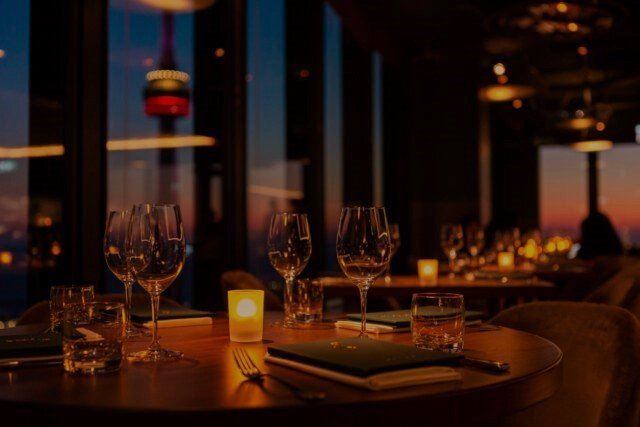
#> input picture image1.jpg, 640 x 427 px
$ python test9.py
#> lines starting #> are read from the running program, lines starting #| are printed output that depends on the picture
import cv2
import numpy as np

#Đọc ảnh
image = cv2.imread("image1.jpg", cv2.IMREAD_GRAYSCALE)
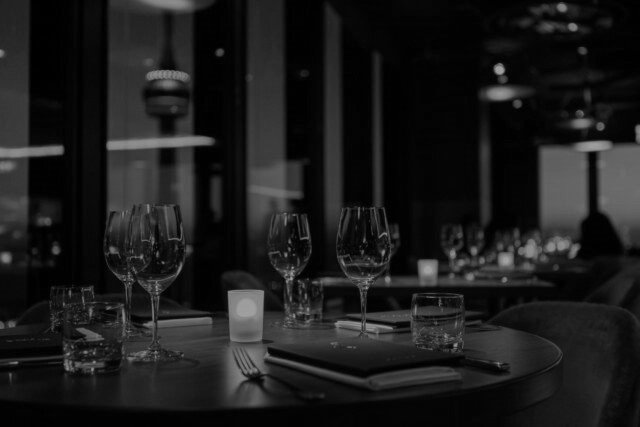
#> image: shape (427, 640); min 0, max 167, mean 28

# setting laplacian kernel
laplacian_kernel =   np.array([[-1, -1, -1],
                                  [-1, 8, -1],
                                  [-1, -1, -1]])

# sử dụng filter2D để laplacian ảnh (Convolution)
laplacian = cv2.filter2D(image, -1, laplacian_kernel)
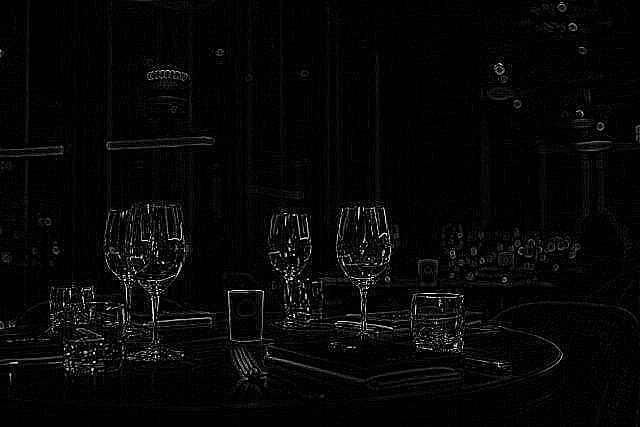
#> laplacian: shape (427, 640); min 0, max 255, mean 6.5
cv2.imwrite('Laplacian filtered image1.jpg', laplacian)

#show ảnh gốc + ảnh laplacian ()
cv2.imshow('Laplacian filtered image', laplacian)
added_image = cv2.add(image, laplacian)
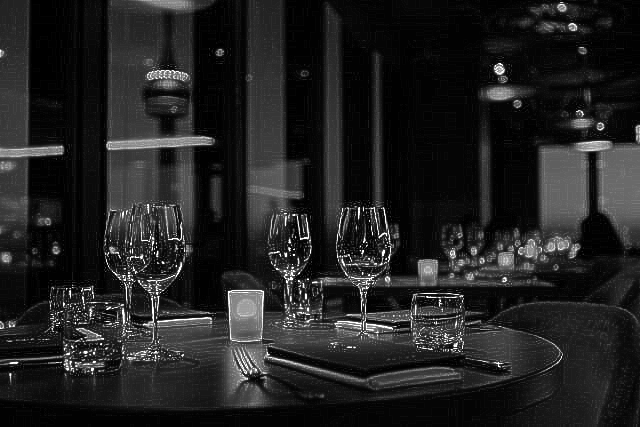
#> added_image: shape (427, 640); min 0, max 255, mean 34.2
cv2.imwrite('Added image1.jpg', added_image)
# Display the added image
cv2.imshow('Added Image', added_image)

cv2.waitKey(0)
cv2.destroyAllWindows()
